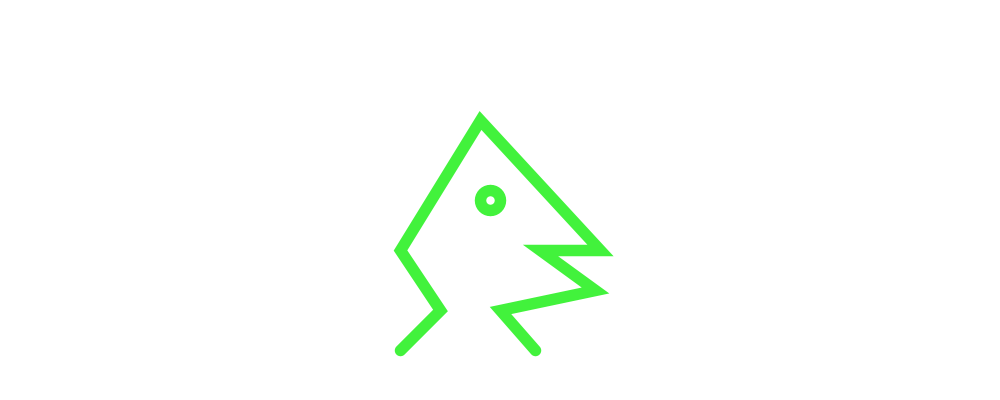
Frame 1 (no input)
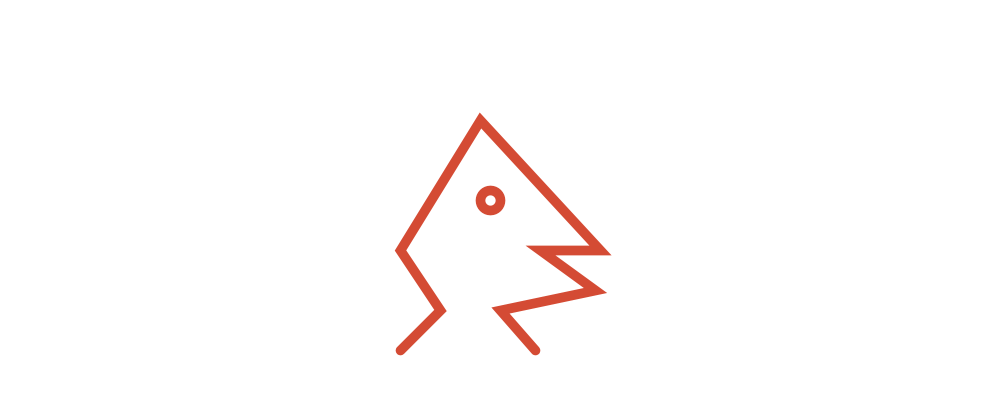
Frame 60 (the mouse pressed at the canvas centre just before this capture)
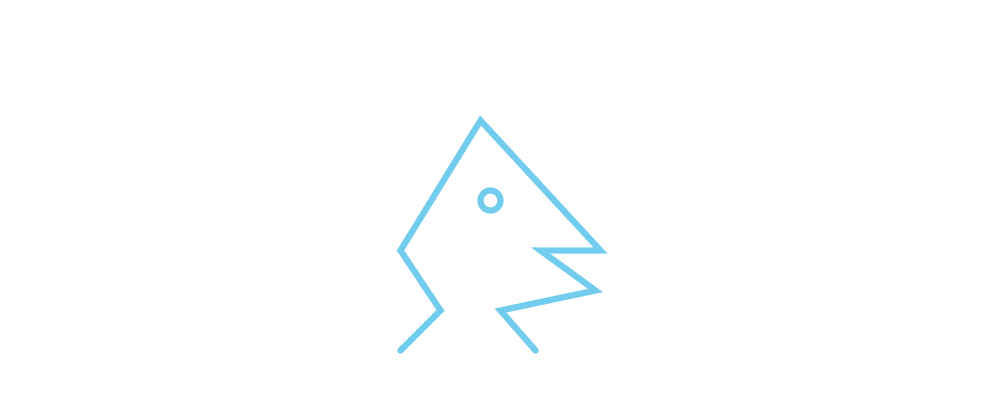
Frame 120 (the mouse held since frame 60 and released just before this capture)

The Processing sketch that drew these frames (run headless with seeded random() and noise(); from frame 60 on, the mouse is pressed at the canvas centre):

// Processing sketch: processing_73257
// ── processing_73257.pde


void setup()

{

  size(1000, 400);
  noFill();
  smooth();
  background(255);
  
  frameRate(30);

}

void draw()

{
  
  background(255);
  
  strokeWeight(random(5, 15));
  stroke(random(0, 255), random(0, 255), random(0, 255));
  
  beginShape();
  
  ellipse(490, 200, 20, 20);
  
  vertex (400 , 350);
  vertex (440 , 310);
  vertex (400 , 250);
  vertex (480 , 120);
  vertex (600 , 250);
  vertex (540 , 250);
  vertex (595 , 290);
  vertex (500 , 310);
  vertex (535 , 350);
  
  endShape();
  
}
